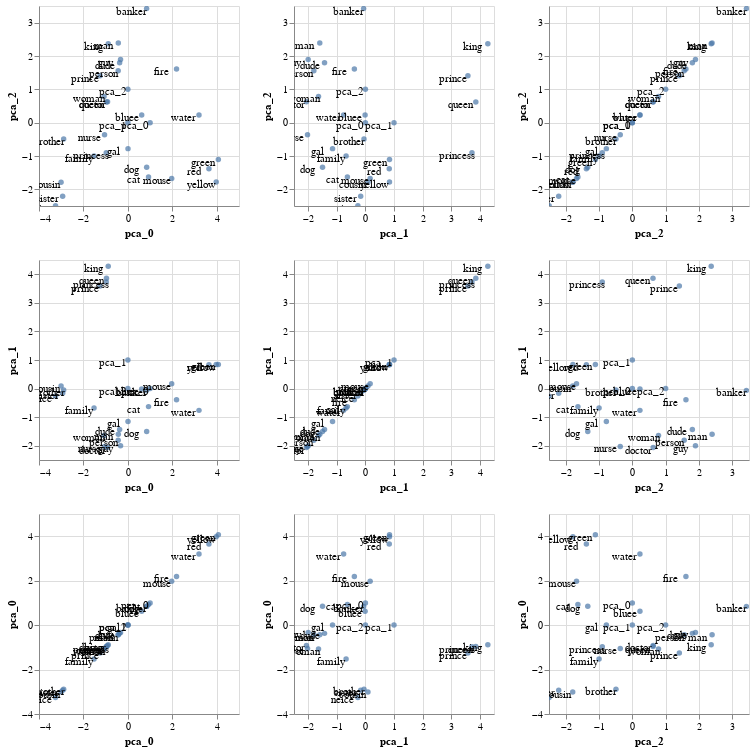

Here is the notebook cell this chart was saved with:
### Markdown cell above
But why go with only two plots when you can have an entire matrix?

### Code cell
pca_emb.plot_interactive_matrix('pca_0', 'pca_1', 'pca_2', annot=True)

### Figure 1 — Vega-Lite specification as saved in the notebook (floating-point values rounded to 4 significant figures)
{"config": {"view": {"continuousWidth": 400, "continuousHeight": 300}}, "repeat": {"column": ["pca_0", "pca_1", "pca_2"], "row": ["pca_2", "pca_1", "pca_0"]}, "spec": {"layer": [{"mark": "circle", "encoding": {"text": {"type": "nominal", "field": "original"}, "tooltip": [{"type": "nominal", "field": "name"}, {"type": "nominal", "field": "original"}], "x": {"type": "quantitative", "field": {"repeat": "column"}}, "y": {"type": "quantitative", "field": {"repeat": "row"}}}, "selection": {"selector008": {"type": "interval", "bind": "scales", "encodings": ["x", "y"]}}}, {"mark": {"type": "text", "color": "black", "dx": -15, "dy": 3}, "encoding": {"text": {"type": "nominal", "field": "original"}, "tooltip": [{"type": "nominal", "field": "name"}, {"type": "nominal", "field": "original"}], "x": {"type": "quantitative", "field": {"repeat": "column"}}, "y": {"type": "quantitative", "field": {"repeat": "row"}}}}], "data": {"name": "data-6c5d178a37fe6fb176adb9491a015c81"}, "height": 200, "width": 200}, "$schema": "https://vega.github.io/schema/vega-lite/v4.0.2.json", "datasets": {"data-6c5d178a37fe6fb176adb9491a015c81": [{"pca_0": -1.254, "pca_1": 3.587, "pca_2": 1.41, "name": "PCA[prince]", "original": "prince"}, {"pca_0": -0.9741, "pca_1": 3.729, "pca_2": -0.9015, "name": "PCA[princess]", "original": "princess"}, {"pca_0": -1.05, "pca_1": -2.027, "pca_2": -0.3621, "name": "PCA[nurse]", "original": "nurse"}, {"pca_0": -0.9151, "pca_1": -2.064, "pca_2": 0.626, "name": "PCA[doctor]", "original": "doctor"}, {"pca_0": 0.843, "pca_1": -0.06273, "pca_2": 3.423, "name": "PCA[banker]", "original": "banker"}, {"pca_0": -0.4313, "pca_1": -1.598, "pca_2": 2.393, "name": "PCA[man]", "original": "man"}, {"pca_0": -1.073, "pca_1": -1.642, "pca_2": 0.7856, "name": "PCA[woman]", "original": "woman"}, {"pca_0": -3.007, "pca_1": 0.08845, "pca_2": -1.788, "name": "PCA[cousin]", "original": "cousin"}, {"pca_0": -3.256, "pca_1": -0.2641, "pca_2": -2.496, "name": "PCA[neice]", "original": "neice"}, {"pca_0": -0.8844, "pca_1": 4.284, "pca_2": 2.366, "name": "PCA[king]", "original": "king"}, {"pca_0": -0.9638, "pca_1": 3.863, "pca_2": 0.6199, "name": "PCA[queen]", "original": "queen"}, {"pca_0": -0.3714, "pca_1": -1.431, "pca_2": 1.801, "name": "PCA[dude]", "original": "dude"}, {"pca_0": -0.3302, "pca_1": -2.004, "pca_2": 1.894, "name": "PCA[guy]", "original": "guy"}, {"pca_0": 0.005235, "pca_1": -1.151, "pca_2": -0.779, "name": "PCA[gal]", "original": "gal"}, {"pca_0": 2.189, "pca_1": -0.3875, "pca_2": 1.608, "name": "PCA[fire]", "original": "fire"}, {"pca_0": 0.8451, "pca_1": -1.501, "pca_2": -1.336, "name": "PCA[dog]", "original": "dog"}, {"pca_0": 0.9291, "pca_1": -0.6315, "pca_2": -1.633, "name": "PCA[cat]", "original": "cat"}, {"pca_0": 1.972, "pca_1": 0.1653, "pca_2": -1.675, "name": "PCA[mouse]", "original": "mouse"}, {"pca_0": 3.646, "pca_1": 0.834, "pca_2": -1.379, "name": "PCA[red]", "original": "red"}, {"pca_0": 0.6217, "pca_1": -0.01162, "pca_2": 0.2289, "name": "PCA[bluee]", "original": "bluee"}, {"pca_0": 4.071, "pca_1": 0.8429, "pca_2": -1.108, "name": "PCA[green]", "original": "green"}, {"pca_0": 3.974, "pca_1": 0.8421, "pca_2": -1.783, "name": "PCA[yellow]", "original": "yellow"}, {"pca_0": 3.199, "pca_1": -0.7631, "pca_2": 0.2275, "name": "PCA[water]", "original": "water"}, {"pca_0": -0.437, "pca_1": -1.806, "pca_2": 1.556, "name": "PCA[person]", "original": "person"}, {"pca_0": -1.523, "pca_1": -0.6767, "pca_2": -0.9982, "name": "PCA[family]", "original": "family"}, {"pca_0": -2.889, "pca_1": -0.05042, "pca_2": -0.4908, "name": "PCA[brother]", "original": "brother"}, {"pca_0": -2.936, "pca_1": -0.1657, "pca_2": -2.209, "name": "PCA[sister]", "original": "sister"}, {"pca_0": 1.0, "pca_1": 0.0, "pca_2": 0.0, "name": "PCA[pca_0]", "original": "pca_0"}, {"pca_0": 0.0, "pca_1": 1.0, "pca_2": 0.0, "name": "PCA[pca_1]", "original": "pca_1"}, {"pca_0": 0.0, "pca_1": 0.0, "pca_2": 1.0, "name": "PCA[pca_2]", "original": "pca_2"}]}}
